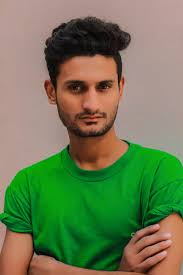
#> input picture 3.jpg, 183 x 275 px
$ python face_detection.py
#> lines starting #> are read from the running program, lines starting #| are printed output that depends on the picture; after the words box and inside, x2 and y2 are one past the last pixel; in counts of white or black regions, pixels touching at a corner belong together
import numpy as np
import cv2

print("Face Detection in Opencv Pyhton.")
img = cv2.imread('3.jpg' , 1)
#> img is the input picture: shape (275, 183, 3); mean B, G, R 84.5, 123.4, 110
gray = cv2.cvtColor(img , cv2.COLOR_BGR2GRAY)
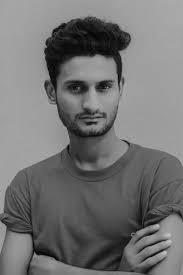
#> gray: shape (275, 183); min 0, max 200, mean 115
path = "haarcascade_frontalface_default.xml"
face = cv2.CascadeClassifier(path)
detect = face.detectMultiScale(gray, scaleFactor=1.10,
	minNeighbors = 5, minSize = (40,40))
#> detect = [[42, 50, 96, 96]]

for(x,y,w,h) in detect:
	cv2.rectangle(img, (x,y), (x+w,y+h), (0,0,255), 2)
#> this loop made 1 pass
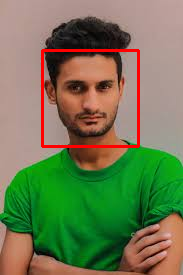
#> img: shape (275, 183, 3); 2.28% of pixels changed, all inside (x1, y1, x2, y2) = (41, 49, 140, 148)
cv2.imshow("Face_detection" , img)
cv2.waitKey(0)
cv2.destroyAllWindows()
